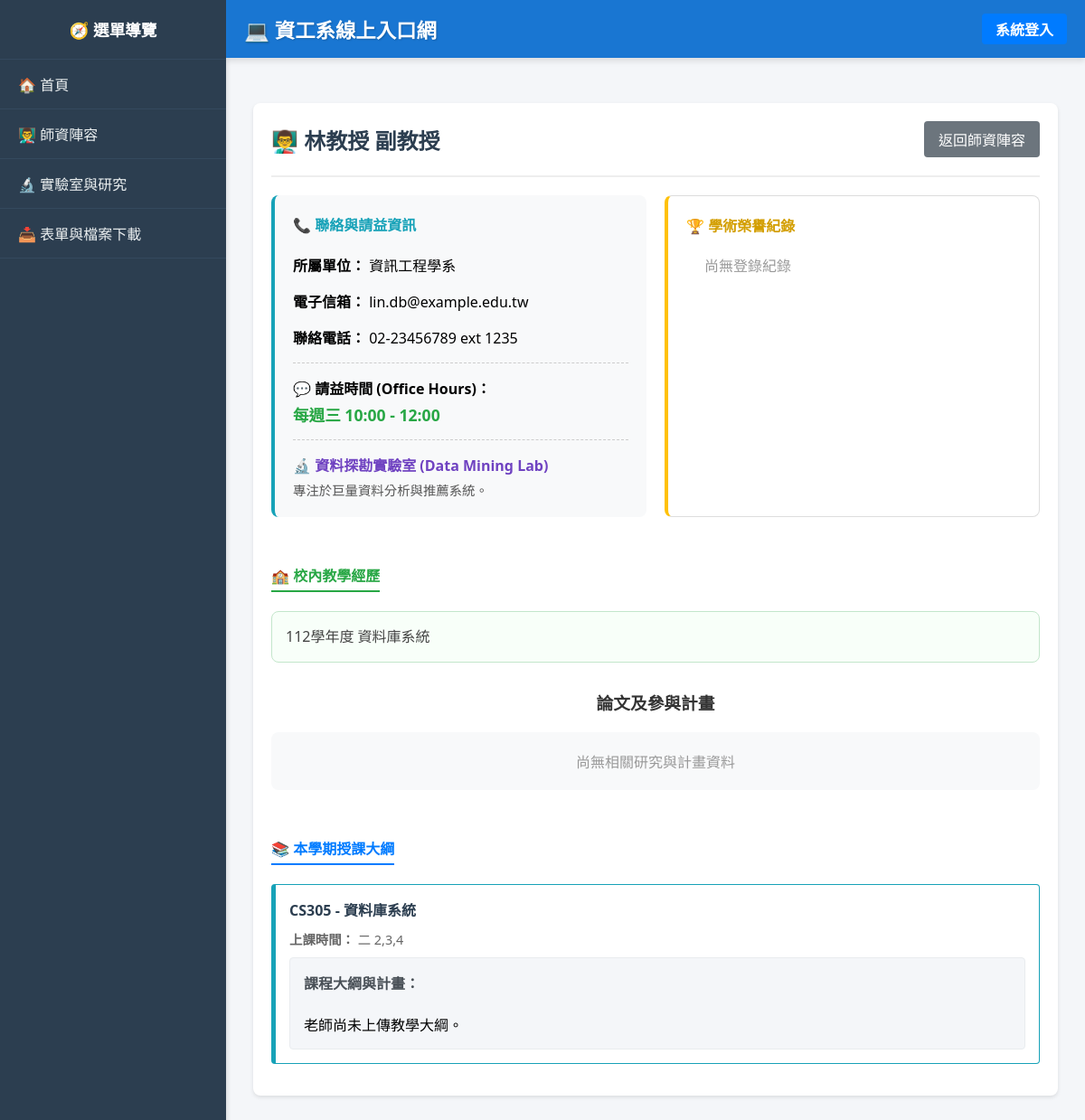
Page /index.php?page=teacher_detail&id=2 on the earlier database version.
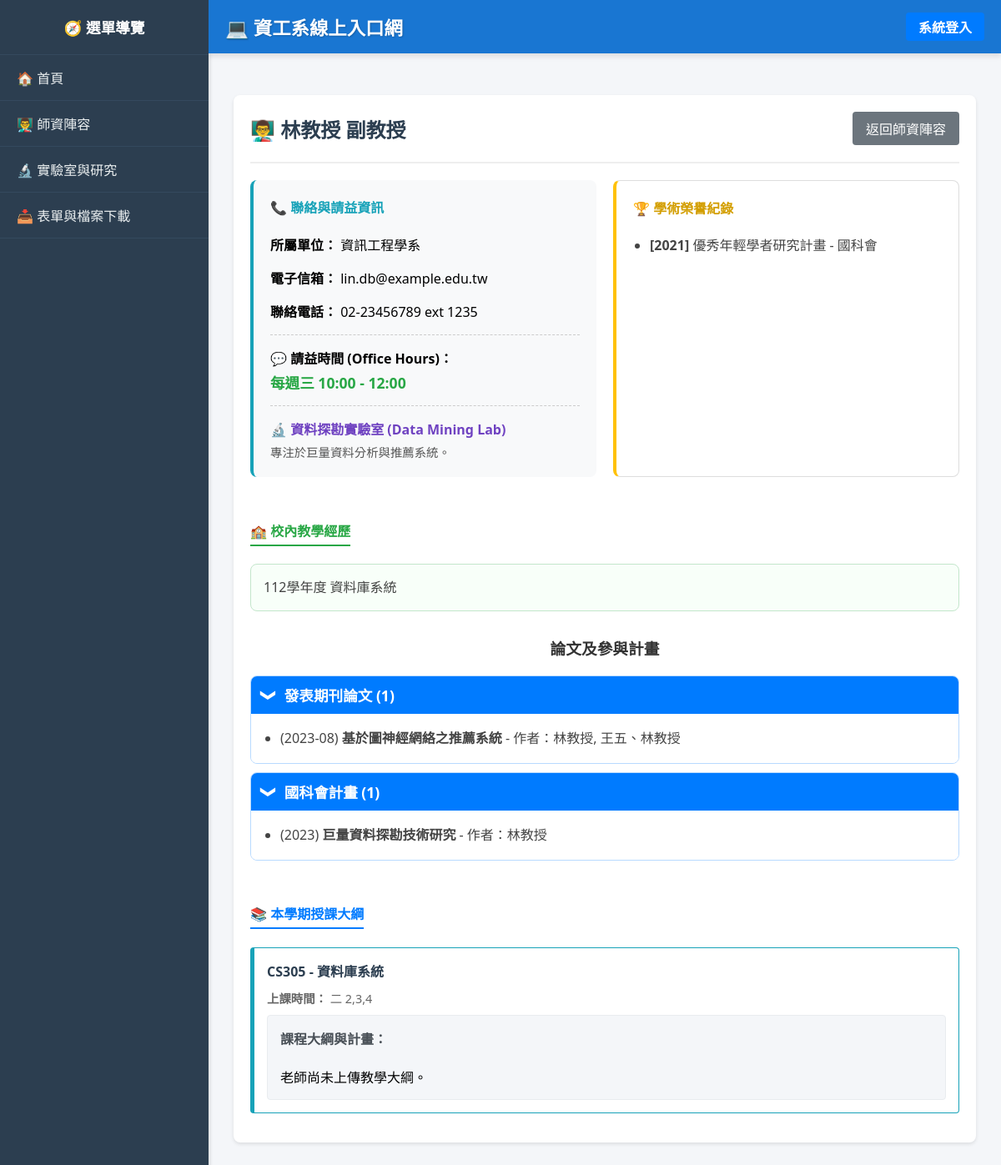
Same page on the later database version.
### tables this page shows
CREATE TABLE Courses (
    course_id INT AUTO_INCREMENT PRIMARY KEY,
    course_code VARCHAR(20) NOT NULL,
    course_name VARCHAR(100) NOT NULL,
    semester VARCHAR(10) NOT NULL,
    teacher_id INT,
    capacity INT NOT NULL DEFAULT 50,
    schedule VARCHAR(100),
    room VARCHAR(50) DEFAULT NULL,
    syllabus TEXT,
    weight_assignment INT NOT NULL DEFAULT 30,
    weight_midterm INT NOT NULL DEFAULT 30,
    weight_final INT NOT NULL DEFAULT 40,
    created_at TIMESTAMP DEFAULT CURRENT_TIMESTAMP,
    FOREIGN KEY (teacher_id) REFERENCES Teachers(teacher_id) ON DELETE SET NULL
);

CREATE TABLE AcademicHonors (
    honor_id INT AUTO_INCREMENT PRIMARY KEY,
    teacher_id INT NOT NULL,
    honor_name VARCHAR(255) NOT NULL,
    awarding_body VARCHAR(255),
    award_year INT,
    FOREIGN KEY (teacher_id) REFERENCES Teachers(teacher_id) ON DELETE CASCADE
);

CREATE TABLE Publications (
    work_id INT AUTO_INCREMENT PRIMARY KEY,
    teacher_id INT NOT NULL,
    work_type VARCHAR(100) NOT NULL,
    title VARCHAR(255) NOT NULL,
    authors TEXT COMMENT '其他作者(不含教師本人)',
    publish_year VARCHAR(50),
    FOREIGN KEY (teacher_id) REFERENCES Teachers(teacher_id) ON DELETE CASCADE
);

CREATE TABLE Teachers (
    teacher_id INT AUTO_INCREMENT PRIMARY KEY,
    user_id INT NOT NULL,
    name VARCHAR(100) NOT NULL,
    title VARCHAR(100),
    department VARCHAR(100) DEFAULT '資訊工程學系',
    phone VARCHAR(20),
    email VARCHAR(100),
    office_hours VARCHAR(100) DEFAULT NULL COMMENT '請益時間',
    lab_name VARCHAR(100) DEFAULT NULL COMMENT '實驗室名稱',
    lab_info TEXT DEFAULT NULL COMMENT '實驗室簡介與研究方向',
    teaching_experience TEXT DEFAULT NULL COMMENT '校內教學經歷',
    external_experience TEXT DEFAULT NULL COMMENT '校外經歷',
    FOREIGN KEY (user_id) REFERENCES Users(id) ON DELETE CASCADE
);

### modules/public/teacher_detail.php (the view, shortened to what the changed rows need)
<?php
$teacher_id = isset($_GET['id']) ? intval($_GET['id']) : 0;
$stmt = $conn->prepare("SELECT * FROM Teachers WHERE teacher_id = ?");
$stmt->bind_param("i", $teacher_id);
$stmt->execute();
$teacher = $stmt->get_result()->fetch_assoc();
if (!$teacher) {
    echo "<div class='card'><h2>查無此教師</h2><p>找不到該教師的資料。</p></div>";
} else {
?>
<div class="card">
    <div style="display: flex; justify-content: space-between; align-items: center;">
        <h2 style="margin: 0; color: #2c3e50;">👨‍🏫 <?php echo htmlspecialchars($teacher['name']); ?> <?php echo htmlspecialchars($teacher['title']); ?></h2>
    </div>
    <div style="display: grid; grid-template-columns: 1fr 1fr; gap: 20px;">
        <div style="background: #fff; padding: 20px; border-radius: 8px; border: 1px solid #ddd; border-left: 4px solid #ffc107;">
            <ul style="padding-left: 20px; margin-bottom: 0; line-height: 1.6; color:#444;">
                <?php
                $honors = $conn->query("SELECT * FROM AcademicHonors WHERE teacher_id = $teacher_id ORDER BY award_year DESC");
                if($honors->num_rows > 0) {
                    while($h = $honors->fetch_assoc()) {
                        $year_str = $h['award_year'] ? "[{$h['award_year']}] " : "";
                        $body_str = $h['awarding_body'] ? " - " . htmlspecialchars($h['awarding_body']) : "";
                        echo "<li><strong>{$year_str}</strong>" . htmlspecialchars($h['honor_name']) . $body_str . "</li>";
                    }
                } else {
                    echo "<li style='color:#999; list-style:none;'>尚無登錄紀錄</li>";
                }
                ?>
            </ul>
        </div>
    </div>
    <div style="margin-top: 30px;">
        <h3 style="text-align: center; color: #333; margin-bottom: 20px;">論文及參與計畫</h3>
        <?php
        $pubs_result = $conn->query("SELECT * FROM Publications WHERE teacher_id = $teacher_id ORDER BY publish_year DESC");
        $grouped_pubs = [];
        while($row = $pubs_result->fetch_assoc()) {
            $grouped_pubs[$row['work_type']][] = $row;
        }
        if(!empty($grouped_pubs)) {
            echo "<div style='display:flex; flex-direction:column; gap:10px;'>";
            foreach($grouped_pubs as $type => $items) {
                $count = count($items);
                echo "<div style='background:#f4f9ff; border:1px solid #b8daff; border-radius:8px; overflow:hidden;'>";
                echo "<div onclick='togglePubSection(this)' style='background:#007bff; color:white; padding:10px 15px; font-size:1.1em; font-weight:bold; display:flex; align-items:center; cursor:pointer; user-select:none;'>";
                echo "<span class='toggle-arrow' style='margin-right:10px; display:inline-block; transition:transform 0.2s ease; transform:rotate(90deg);'>❯</span> {$type} ({$count})";
                echo "</div>";
                echo "<div class='pub-content' style='padding:15px; background:#fff; display:block;'>";
                echo "<ul style='margin:0; padding-left:20px; line-height:1.8; color:#444;'>";
                foreach($items as $item) {
                    $year_str = $item['publish_year'] ? "({$item['publish_year']}) " : "";
                    $display_authors = htmlspecialchars($teacher['name']);
                    if (!empty($item['authors'])) {
                        $display_authors .= ', ' . htmlspecialchars($item['authors']);
                    }
                    $author_str = " - 作者：" . $display_authors;
                    echo "<li>{$year_str}<strong>" . htmlspecialchars($item['title']) . "</strong>{$author_str}</li>";
                }
                echo "</ul>";
                echo "</div>";
                echo "</div>";
            }
            echo "</div>";
        } else {
            echo "<p style='text-align:center; color:#999; padding:20px; background:#f8f9fa; border-radius:8px;'>尚無相關研究與計畫資料</p>";
        }
        ?>
    </div>
    <div style="margin-top: 30px;">
        <?php
        $courses = $conn->prepare("SELECT course_code, course_name, schedule, syllabus FROM Courses WHERE teacher_id = ? AND semester = '113-1'");
        $courses->bind_param("i", $teacher_id);
        $courses->execute();
        $courses_result = $courses->get_result();
        if ($courses_result->num_rows > 0) {
            while ($c = $courses_result->fetch_assoc()) {
                echo "<div style='border: 1px solid #17a2b8; border-left: 5px solid #17a2b8; border-radius: 4px; padding: 15px; margin-bottom: 15px; background: #fff;'>";
                echo "<h4 style='margin: 0 0 10px 0; color: #2c3e50;'>" . htmlspecialchars($c['course_code']) . " - " . htmlspecialchars($c['course_name']) . "</h4>";
                echo "<p style='margin: 0 0 10px 0; font-size: 0.9em; color: #666;'><strong>上課時間：</strong> " . htmlspecialchars($c['schedule']) . "</p>";
                echo "<div style='background: #f4f6f9; padding: 15px; border-radius: 4px; border: 1px solid #e9ecef;'>";
                echo "<strong style='color: #495057;'>課程大綱與計畫：</strong><br><br>";
                echo nl2br(htmlspecialchars($c['syllabus'] ?? '老師尚未上傳教學大綱。'));
                echo "</div></div>";
            }
        } else {
            echo "<p style='color: #666; background: #f8f9fa; padding: 15px; border-radius: 4px;'>本學期暫無排定課程。</p>";
        }
        ?>
    </div>
</div>
<?php } ?>

Differences in the rows shown:
added academichonors: award_year "[2021]", honor_name "優秀年輕學者研究計畫", awarding_body "- 國科會"
added publications: publish_year "(2023-08)", title "基於圖神經網絡之推薦系統", author_str "- 作者：林教授, 王五、林教授", shown under "發表期刊論文"
added publications: publish_year "(2023)", title "巨量資料探勘技術研究", teacher.name "- 作者：林教授", shown under "國科會計畫"
Other differences:
new list line: "❯ 發表期刊論文 ( 1 )"
new list line: "❯ 國科會計畫 ( 1 )"
text no longer shown: "尚無登錄紀錄 尚無相關研究與計畫資料"
